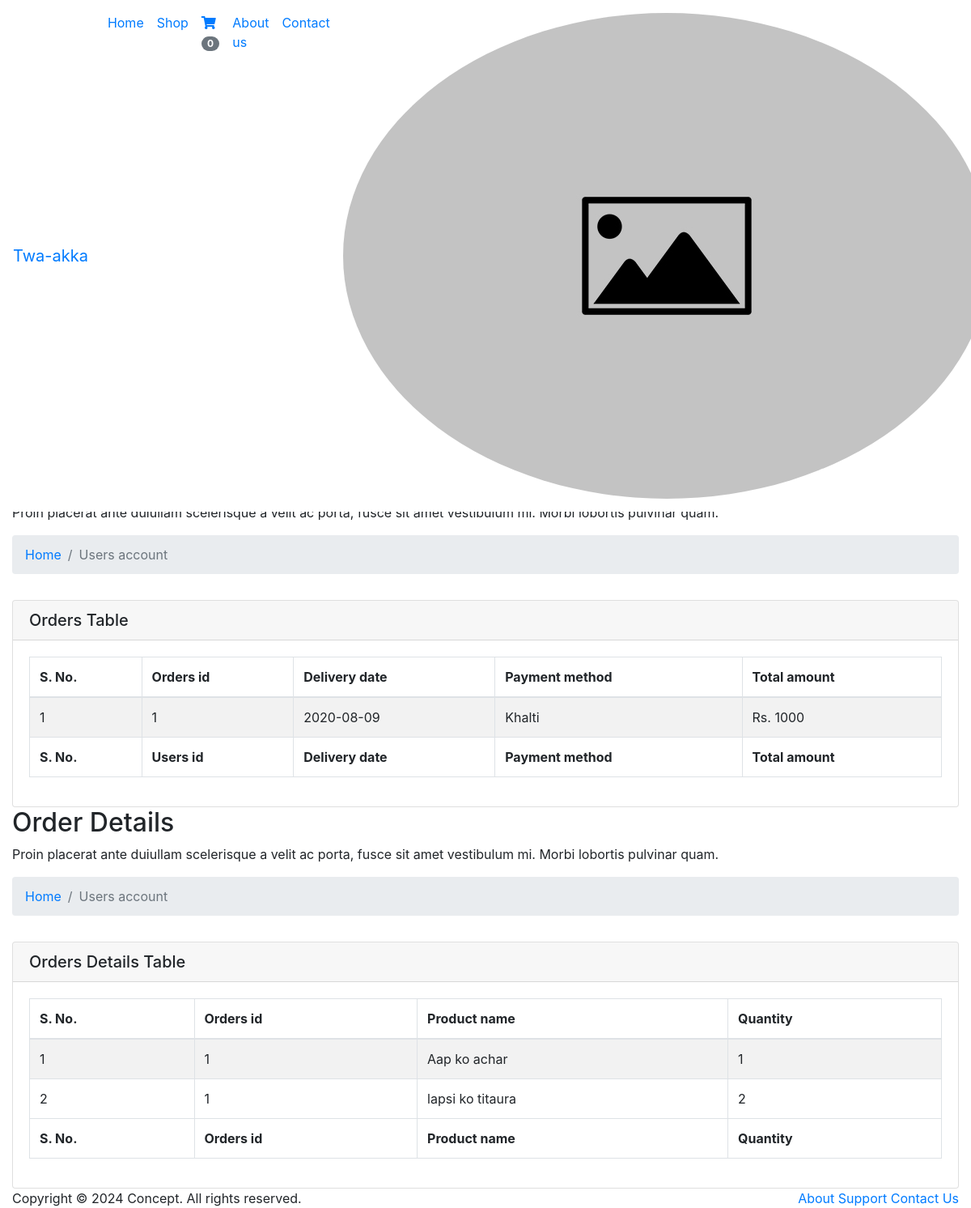
The page /account_users.php (signed in) on the database its author committed.
### tables this page shows
CREATE TABLE `Twa_akka_orders` (
  `orders_id` int(11) NOT NULL,
  `users_id` int(11) NOT NULL,
  `delivery_date` varchar(100) NOT NULL,
  `payment_method` varchar(50) NOT NULL,
  `total_amount` varchar(100) NOT NULL,
  `transaction_id` VARCHAR(255)NOT NULL
);

CREATE TABLE `Twa_akka_orders_detail` (
  `orders_detail_id` int(11) NOT NULL,
  `orders_id` int(11) NOT NULL,
  `product_id` int (11) NOT NULL,
  `product_name` varchar(100) NOT NULL,
  `quantity` int(11) NOT NULL
);

### account_users.php (the view, shortened to what this page needs)
<?php
if (!empty($_SESSION['cart'])) {
    $printCount = count($_SESSION['cart']);
}
else {
    $printCount = 0;
}
if (!empty($_SESSION['user_users_id']) && !empty($_SESSION['user_users_username'])) {
?>
<!doctype html>
<html lang="en">
<head>
    <link rel="stylesheet" href="css/bootstrap.min.css">
    <link href="fonts/circular-std/style.css" rel="stylesheet">
    <link rel="stylesheet" href="css/style.css">
    <link rel="stylesheet" href="css/userpage.css">
    <link rel="stylesheet" href="fonts/fontawesome/css/fontawesome-all.css">
    <link rel="stylesheet" href="css/dataTables.bootstrap4.css">
</head>
<body>
    <div class="dashboard-main-wrapper">
         <div class="dashboard-header">
            <nav class="navbar navbar-expand-lg bg-white fixed-top">
                <a class="navbar-brand" href="#">Twa-akka</a>
                <div class="collapse navbar-collapse " id="navbarSupportedContent">
                    <ul class="navbar-nav ml-auto navbar-right-top">
                        <li class="nav-item">
                            <a class="nav-link" href="index.php">Home</a>
                        </li>
                        <li class="nav-item dropdown">
                            <a class="nav-link" href="#" id="navbarDropdownMenuLink1" data-toggle="dropdown" aria-haspopup="true" aria-expanded="false">Shop</a>
                        </li>
                        <li class="nav-item">
                            <a class="nav-link" href="cart.php"><i class="fas fa-shopping-cart"></i> <span class="badge badge-pill badge-secondary"><?php echo $printCount;?></span></a>
                        </li>
                        <li class="nav-item">
                            <a class="nav-link" href="about.php">About us</a>
                        </li>
                        <li class="nav-item">
                            <a class="nav-link" href="contact.php">Contact</a>
                        </li>
                        <li class="nav-item dropdown nav-user">
                            <a class="nav-link nav-user-img" href="#" id="navbarDropdownMenuLink2" data-toggle="dropdown" aria-haspopup="true" aria-expanded="false"><img src="uploads/default-image.jpg" alt="" class="user-avatar-md rounded-circle"></a>
                        </li>
                    </ul>
                </div>
            </nav>
        </div>
            <div class="container-fluid dashboard-content">
                <div class="row">
                    <div class="col-xl-12 col-lg-12 col-md-12 col-sm-12 col-12">
                        <div class="page-header">
                            <h2 class="pageheader-title">Users Account</h2>
                            <p class="pageheader-text">Proin placerat ante duiullam scelerisque a velit ac porta, fusce sit amet vestibulum mi. Morbi lobortis pulvinar quam.</p>
                            <div class="page-breadcrumb">
                                <nav aria-label="breadcrumb">
                                    <ol class="breadcrumb">
                                        <li class="breadcrumb-item"><a href="index.php" class="breadcrumb-link">Home</a></li>
                                        <li class="breadcrumb-item active" aria-current="page">Users account</li>
                                    </ol>
                                </nav>
                            </div>
                        </div>
                    </div>
                </div>
                <div class="row">
                    <div class="col-xl-12 col-lg-12 col-md-12 col-sm-12 col-12">
                        <?php
                        $users_id = $_SESSION['user_users_id'];
                        ?>
                        <form id="form" class="splash-container" method="post" action="update_users.php">
                            <div class="card">
                                <div class="card-body">
                                    <div class="form-group">
                                    </div>
                                    <div class="form-group">
                                    </div>
                                    <div class="form-group">
                                    </div>
                                    <div class="form-group">
                                    </div>
                                    <div class="form-group">
                                    </div>
                                    <div class="form-group pt-2">
                                        <button class="btn btn-block btn-primary" type="submit">Change</button>
                                    </div>
                                </div>
                            </div>
                        </form>
                    </div>
                </div>
                <div class="row mb-3">
                    <div class="col-xl-12 col-lg-12 col-md-12 col-sm-12 col-12">
                        <div class="page-header">
                            <h2 class="pageheader-title">Order History</h2>
                            <p class="pageheader-text">Proin placerat ante duiullam scelerisque a velit ac porta, fusce sit amet vestibulum mi. Morbi lobortis pulvinar quam.</p>
                        </div>
                        <div class="page-breadcrumb">
                            <nav aria-label="breadcrumb">
                                <ol class="breadcrumb">
                                    <li class="breadcrumb-item"><a href="index.php" class="breadcrumb-link">Home</a></li>
                                    <li class="breadcrumb-item active" aria-current="page">Users account</li>
                                </ol>
                            </nav>
                        </div>
                    </div>
                </div>
                <div class="row">
                    <div class="col-xl-12 col-lg-12 col-md-12 col-sm-12 col-12">
                        <div class="card">
                            <h5 class="card-header">Orders Table</h5>
                            <div class="card-body">
                                <div class="table-responsive">
                                    <table class="table table-striped table-bordered first">
                                        <thead>
                                            <tr>
                                                <th>S. No.</th>
                                                <th>Orders id</th>
                                                <th>Delivery date</th>
                                                <th>Payment method</th>
                                                <th>Total amount</th>
                                            </tr>
                                        </thead>
                                        <tbody>
                                            <?php
                                            require_once('config.php');
                                            $select = "SELECT * FROM Twa_akka_orders where users_id = $users_id";
                                            $query = mysqli_query($conn, $select);
                                            $i = 1;
                                            while ($res = mysqli_fetch_assoc($query)) {
                                            ?>
                                            <tr>
                                                <td><?php echo $i++;?></td>
                                                <td><?php echo $res['orders_id'];?></td>
                                                <td><?php echo $res['delivery_date'];?></td>
                                                <td><?php echo $res['payment_method'];?></td>
                                                <td>Rs. <?php echo $res['total_amount'];?></td>
                                            </tr>
                                            <?php } ?>
                                        </tbody>
                                        <tfoot>
                                            <tr>
                                                <th>S. No.</th>
                                                <th>Users id</th>
                                                <th>Delivery date</th>
                                                <th>Payment method</th>
                                                <th>Total amount</th>
                                            </tr>
                                        </tfoot>
                                    </table>
                                </div>
                            </div>
                        </div>
                    </div>
                </div>
                <div class="row mb-3">
                    <div class="col-xl-12 col-lg-12 col-md-12 col-sm-12 col-12">
                        <div class="page-header">
                            <h2 class="pageheader-title">Order Details</h2>
                            <p class="pageheader-text">Proin placerat ante duiullam scelerisque a velit ac porta, fusce sit amet vestibulum mi. Morbi lobortis pulvinar quam.</p>
                        </div>
                        <div class="page-breadcrumb">
                            <nav aria-label="breadcrumb">
                                <ol class="breadcrumb">
                                    <li class="breadcrumb-item"><a href="index.php" class="breadcrumb-link">Home</a></li>
                                    <li class="breadcrumb-item active" aria-current="page">Users account</li>
                                </ol>
                            </nav>
                        </div>
                    </div>
                </div>
                <div class="row">
                    <div class="col-xl-12 col-lg-12 col-md-12 col-sm-12 col-12">
                        <div class="card">
                            <h5 class="card-header">Orders Details Table</h5>
                            <div class="card-body">
                                <div class="table-responsive">
                                    <table class="table table-striped table-bordered first">
                                        <thead>
                                            <tr>
                                                <th>S. No.</th>
                                                <th>Orders id</th>
                                                <th>Product name</th>
                                                <th>Quantity</th>
                                            </tr>
                                        </thead>
                                        <tbody>
                                            <?php
                                            require_once('config.php');
                                            $select = "SELECT Twa_akka_orders_detail.*, Twa_akka_orders.orders_id FROM Twa_akka_orders_detail JOIN Twa_akka_orders ON Twa_akka_orders_detail.orders_id = Twa_akka_orders.orders_id WHERE users_id = $users_id";
                                            $query = mysqli_query($conn, $select);
                                            $i = 1;
                                            while ($res = mysqli_fetch_assoc($query)) {
                                            ?>
                                            <tr>
                                                <td><?php echo $i++;?></td>
                                                <td><?php echo $res['orders_id'];?></td>
                                                <td><?php echo $res['product_name'];?></td>
                                                <td><?php echo $res['quantity'];?></td>
                                            </tr>
                                            <?php } ?>
                                        </tbody>
                                        <tfoot>
                                            <tr>
                                                <th>S. No.</th>
                                                <th>Orders id</th>
                                                <th>Product name</th>
                                                <th>Quantity</th>
                                            </tr>
                                        </tfoot>
                                    </table>
                                </div>
                            </div>
                        </div>
                    </div>
                </div>
            </div>
            <div class="footer">
                <div class="container-fluid">
                    <div class="row">
                        <div class="col-xl-6 col-lg-6 col-md-12 col-sm-12 col-12">
                            Copyright © 2024 Concept. All rights reserved</a>.
                        </div>
                        <div class="col-xl-6 col-lg-6 col-md-12 col-sm-12 col-12">
                            <div class="text-md-right footer-links d-none d-sm-block">
                                <a href="javascript: void(0);">About</a>
                                <a href="javascript: void(0);">Support</a>
                                <a href="javascript: void(0);">Contact Us</a>
                            </div>
                        </div>
                    </div>
                </div>
            </div>
    </div>
</body>
</html>
<?php
}
else {
    header("Location: login_users.php");
}
?>

### rows shown on the page
twa_akka_orders: orders_id "1", delivery_date "2020-08-09", payment_method "Khalti", total_amount "1000"
twa_akka_orders_detail: orders.orders_id "1", product_name "Aap ko achar", quantity "1"
twa_akka_orders_detail: orders.orders_id "1", product_name "lapsi ko titaura", quantity "2"

### other values the page prints
$printCount "0"
